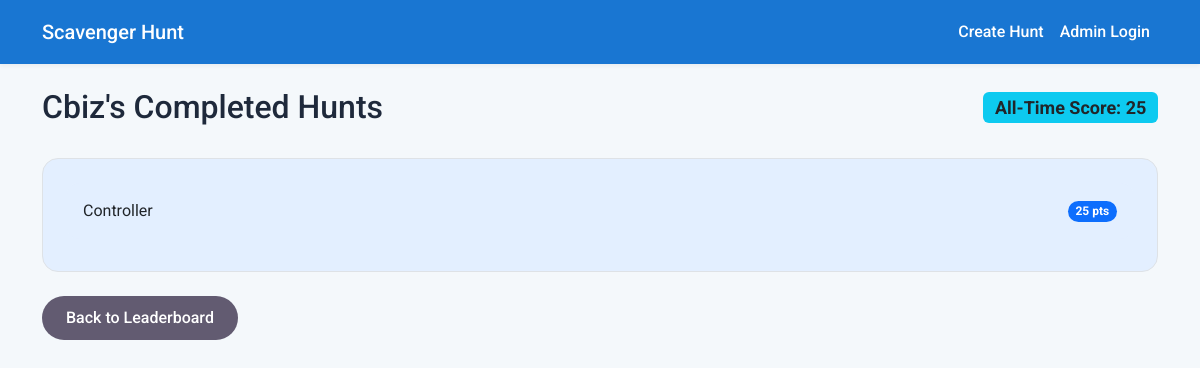
/user/Cbiz, run on the app's committed database.
### app.py (models this page shows)
class Player(db.Model):
    id = db.Column(db.Integer, primary_key=True)
    username = db.Column(db.String(255), nullable=False)
    hunt_id = db.Column(db.Integer, db.ForeignKey('hunt.id'), nullable=False)
    total_score = db.Column(db.Integer, default=0)
    is_completed = db.Column(db.Boolean, default=False)
    attempts = db.relationship('Attempt', backref='player', lazy=True)

class Hunt(db.Model):
    id = db.Column(db.Integer, primary_key=True)
    name = db.Column(db.String(255), nullable=False)
    targets = db.relationship('Target', backref='hunt', lazy=True, cascade="all, delete-orphan")

### app.py (the view)
@app.route('/user/<username>')
def user_details(username):
    user_scores = db.session.query(
        Hunt.name,
        Player.total_score
    ).join(Player, Hunt.id == Player.hunt_id)\
     .filter(Player.username == username, Player.is_completed == True)\
     .order_by(Hunt.name)\
     .all()
    total_score_all_time = sum(score for _, score in user_scores)
    return render_template('user_details.html', username=username, scores=user_scores, total_score=total_score_all_time)

### templates/user_details.html
{% extends 'layout.html' %}
{% block content %}
<div class="d-flex justify-content-between align-items-center">
    <h2>{{ username }}'s Completed Hunts</h2>
    <h4><span class="badge bg-info text-dark">All-Time Score: {{ total_score }}</span></h4>
</div>
<div class="card mt-4">
    <div class="card-body">
        {% if scores %}
            <ul class="list-group list-group-flush">
                {% for hunt_name, score in scores %}
                    <li class="list-group-item d-flex justify-content-between align-items-center p-3">
                        <span>{{ hunt_name }}</span>
                        <span class="badge bg-primary rounded-pill">{{ score }} pts</span>
                    </li>
                {% endfor %}
            </ul>
        {% else %}
            <p class="text-muted">{{ username }} has not completed any scavenger hunts yet.</p>
        {% endif %}
    </div>
</div>
<a href="{{ url_for('index') }}" class="btn btn-secondary mt-4">Back to Leaderboard</a>
{% endblock %}

### templates/layout.html (style rules this page uses)
:root { --bs-body-font-family: 'Roboto', sans-serif; --m3-surface: #F4F8FB; --m3-surface-container: #E3EFFF; --m3-on-surface: #1E293B; --m3-primary: #1976D2; --m3-primary-hover: #1565C0; --m3-secondary: #0288D1; --m3-success: #2E7D32; --m3-warning: #ED6C02; --m3-outline: #90CAF9; }
body { background-color: var(--m3-surface); color: var(--m3-on-surface); font-family: var(--bs-body-font-family); }
.card { border: 1px solid #dee2e6; border-radius: 16px; background-color: var(--m3-surface-container); box-shadow: none; overflow: hidden; }
.card-body { padding: 24px; }
.btn { border-radius: 100px; padding: 10px 24px; font-weight: 500; border: none; transition: all 0.2s ease; }
.btn-secondary { background-color: #625B71; color: #fff; }
.list-group-item { border: 1px solid #dee2e6; margin-bottom: 8px; border-radius: 12px !important; background-color: var(--m3-surface-container); }
.list-group { background: transparent; }

### data on the page
Player: username "Cbiz", name "Controller", total_score "25"

### other printed values
{{ total_score }} "25"
